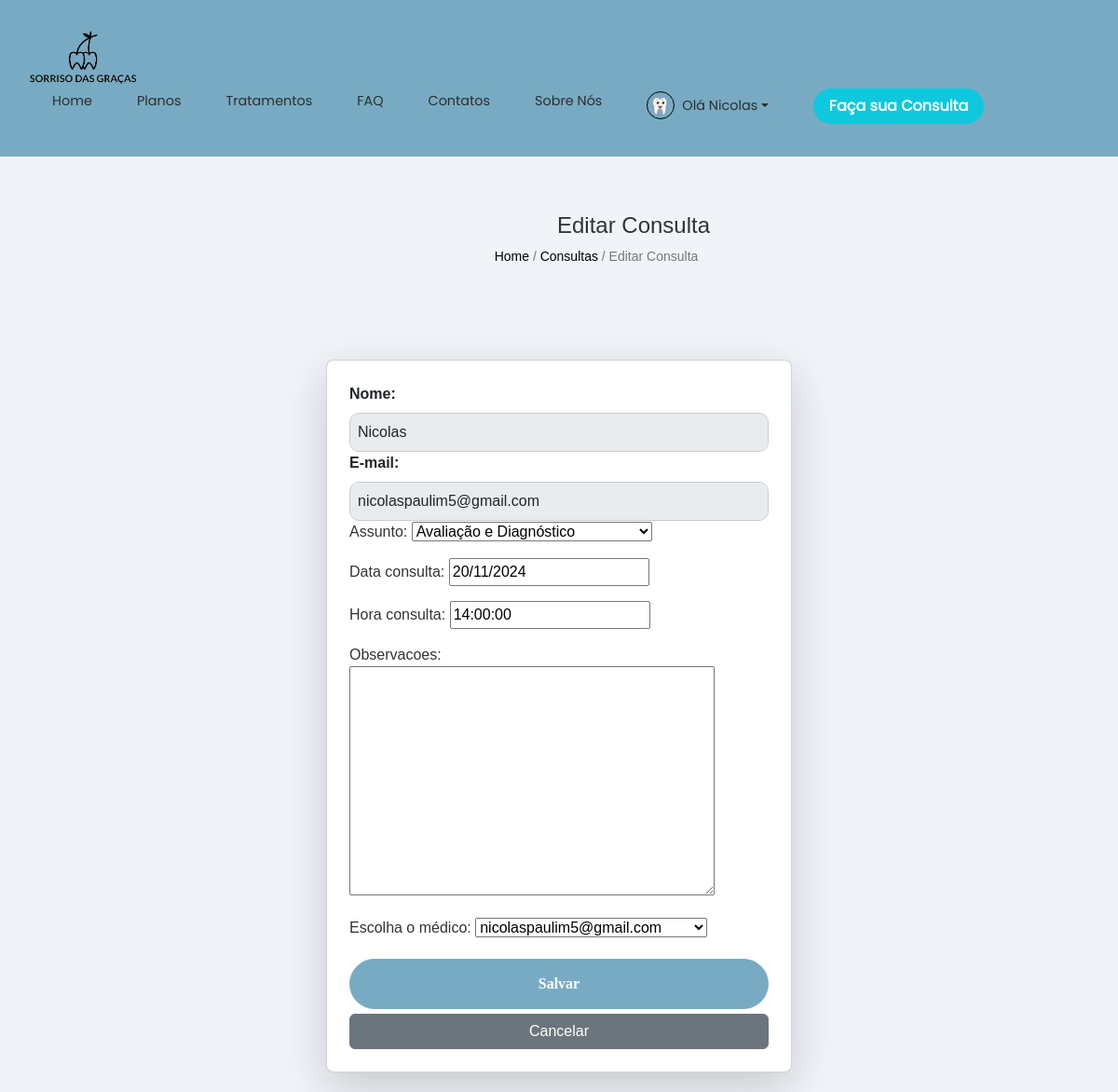
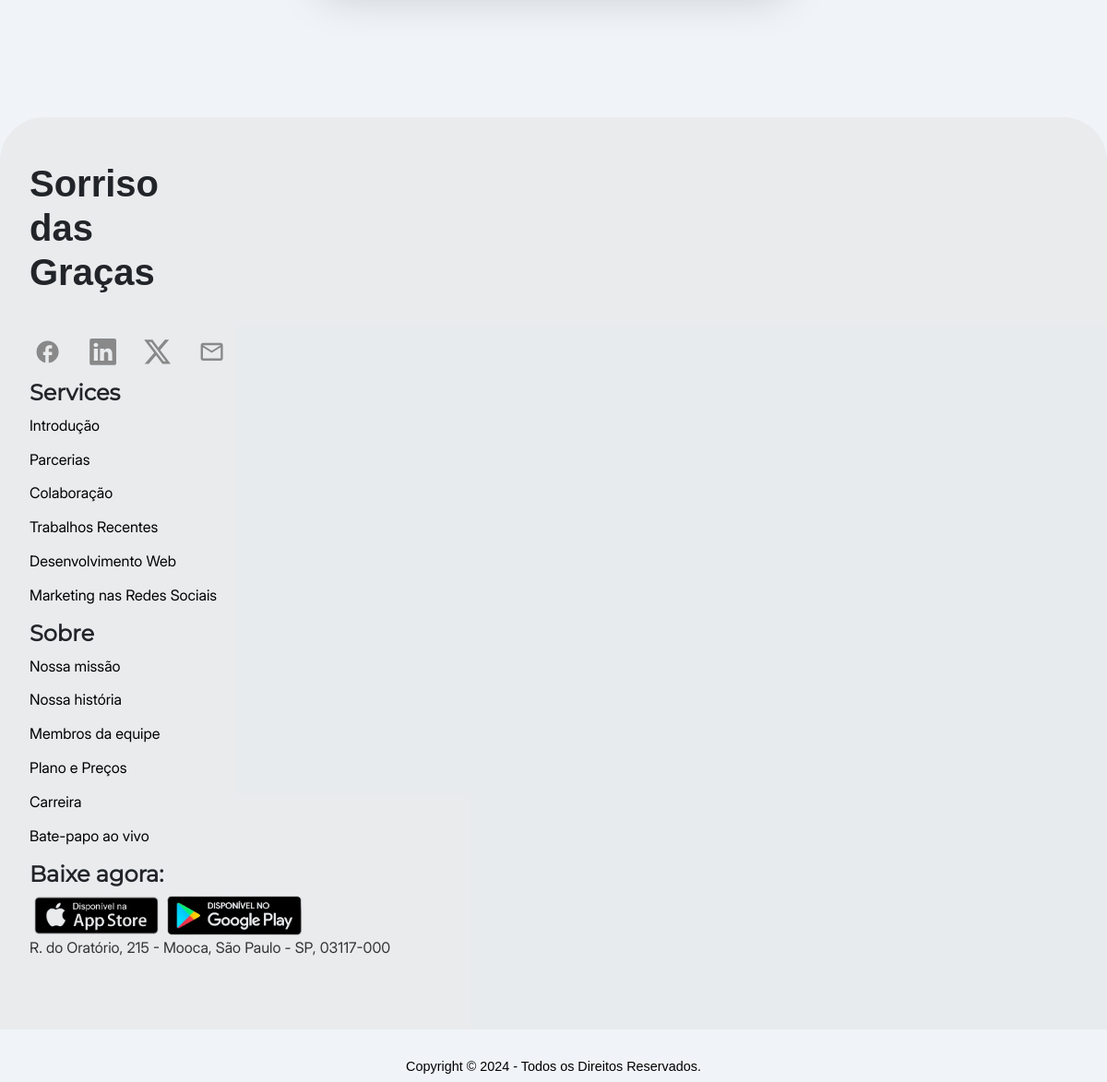
/consulta/editar/24/ (signed in), run on the app's committed database (2 pictures, top to bottom).
### config/models.py (models this page shows, shortened)
class Perfil(models.Model):
    config_user = models.OneToOneField(User, on_delete=models.CASCADE, null=True, blank=True)
    cadastro_registro = models.OneToOneField(CadastroRegistro, on_delete=models.CASCADE)
    imagem_perfil = models.ImageField(upload_to='perfil_imagens/', blank=True, null=True)
    acessibilidade = models.JSONField(default=dict)

### cadastro_registro/models.py (models this page shows, shortened)
class CadastroRegistro(models.Model):
    nome_paciente = models.CharField(max_length=100)
    email_paciente = models.EmailField()
    cpf_paciente = models.CharField(max_length=11)
    data_nascimento_paciente = models.DateField()
    sexo_paciente = models.CharField(
        max_length=1, choices=[('M', 'Masculino'), ('F', 'Feminino'), ('O', 'Outro')]
    )
    senha_paciente = models.CharField(max_length=255)
    user = models.OneToOneField(
        settings.AUTH_USER_MODEL, on_delete=models.CASCADE, null=True, blank=True
    )
    imagem_perfil = models.ImageField(
        upload_to='imagens_perfil/', default='img/perfil-icon.png', null=True, blank=True
    )
    tipo_usuario = models.CharField(max_length=50, default='paciente')

### consulta/models.py (models this page shows, shortened)
class Consulta(models.Model):
    ASSUNTO_OPCOES = [
        ('avaliacao_diagnostico', 'Avaliação e Diagnóstico'),
        ('tratamentos_restauradores', 'Tratamentos Restauradores'),
        ('tratamentos_periodontais', 'Tratamentos Periodontais'),
        ('odontopediatria', 'Odontopediatria'),
        ('ortodontia', 'Ortodontia'),
        ('odontologia_estetica', 'Odontologia Estética'),
        ('cirurgia_oral', 'Cirurgia Oral'),
        ('proteses_dentarias', 'Próteses Dentárias'),
        ('consultas_emergencia', 'Consultas de Emergência'),
        ('acompanhamento_manutencao', 'Acompanhamento e Manutenção'),
    ]
    paciente = models.ForeignKey(CadastroRegistro, on_delete=models.CASCADE, null=True)
    nome = models.CharField(max_length=100, default="Nome Desconhecido")
    email = models.EmailField()
    telefone = models.CharField(max_length=20, default="0000-0000")
    assunto = models.CharField(max_length=50, choices=ASSUNTO_OPCOES, default='avaliacao_diagnostico')
    data_consulta = models.DateField(default=date.today)
    hora_consulta = models.TimeField(default=time(8, 0))
    observacoes = models.TextField(blank=True, null=True)
    medico = models.ForeignKey(settings.AUTH_USER_MODEL, on_delete=models.SET_NULL, null=True, blank=True, limit_choices_to={'groups__name': 'medico'})
    exame_realizado = models.BooleanField(default=False, verbose_name="Exame Realizado")

### consulta/views.py (the view)
# urls.py: path('editar/<int:id>/', views.editar_consulta, name='consulta_edit'),
@login_required(login_url='login')
def editar_consulta(request, id):
    consulta = get_object_or_404(Consulta, id=id)
    if request.method == 'POST':
        form = ConsultaForm(request.POST, instance=consulta)
        if form.is_valid():
            form.save()
            return redirect('consulta_list')
    else:
        form = ConsultaForm(instance=consulta)
    return render(request, 'consulta/consulta_edit.html', {'form': form, 'consulta': consulta})

### consulta/forms.py
class ConsultaForm(forms.ModelForm):
    medico = forms.ModelChoiceField(
        queryset=User.objects.filter(groups__name='medico'),
        required=False,
        label="Escolha o médico"
    )
    class Meta:
        model = Consulta
        fields = ['assunto', 'data_consulta', 'hora_consulta', 'observacoes', 'medico']

### sgo/context_processors.py (called while the page is built)
def paciente_context(request):
    if request.user.is_authenticated:
        try:
            cadastro = CadastroRegistro.objects.get(user=request.user)
            nome = cadastro.nome_paciente.split()[0]  # Pega o primeiro nome do paciente
        except CadastroRegistro.DoesNotExist:
            nome = None
    else:
        nome = None
    return {'nome_paciente': nome}

### consulta/templates/consulta/consulta_edit.html (shortened to what this page needs)
{% extends 'registration/base.html' %}
{% block content %}
<div class="titulo_consulta">
    <h1>Editar Consulta</h1>
    <div class="texto_consulta">
        <a href="{% url 'index' %}">Home</a> / <a href="{% url 'consulta_list' %}">Consultas</a> / Editar Consulta
    </div>
</div>
<div class="form-wrapper">
    <div class="card p-4 shadow-lg form-container">
        <form method="POST" action="{% url 'consulta_edit' consulta.id %}">
            <div class="col-12">
                <label for="nome" class="form-label">Nome:</label>
                <input type="text" name="nome" class="form-control" id="nome" value="{{ user.cadastroregistro.nome_paciente }}" readonly />
            </div>
            <div class="col-12">
                <label for="email" class="form-label">E-mail:</label>
                <input type="email" name="email" class="form-control" id="email" value="{{ user.cadastroregistro.email_paciente }}" readonly />
            </div>
            {{ form.as_p }}
            <div class="col-12 d-grid">
                <button type="submit" class="btn btn-primary">Salvar</button>
                <a href="{% url 'consulta_list' %}" class="btn btn-secondary">Cancelar</a>
            </div>
        </form>
    </div>
</div>
{% load static %}
{% endblock %}

### templates/registration/base.html (shortened to what this page needs)
<!DOCTYPE html>
<html lang="pt-br">
<head>
  {% load static %}
  <link href="https://cdn.jsdelivr.net/npm/bootstrap@5.3.3/dist/css/bootstrap.min.css" rel="stylesheet">
  <link href="https://getbootstrap.com/docs/5.3/assets/css/docs.css" rel="stylesheet">
  <link rel="stylesheet" href="https://cdn.jsdelivr.net/npm/flatpickr/dist/themes/material_blue.css">
  <link rel="stylesheet" href="{% static 'css/StyleFaq.css' %}">
  <link rel="stylesheet" href="{% static 'css/index.css' %}">
  <link rel="stylesheet" href="{% static 'css/tratamentos.css' %}">
  <link rel="stylesheet" href="{% static 'css/planos.css' %}">
  <link rel="stylesheet" href="{% static 'css/contatos.css' %}">
  <link rel="stylesheet" href="{% static 'css/sobrenos.css' %}">
  <link rel="stylesheet" href="{% static 'css/consulta.css' %}">
  <link rel="stylesheet" href="{% static 'css/cadastro.css' %}">
  <link rel="stylesheet" href="{% static 'css/cadastro_adm.css' %}">
  <link rel="stylesheet" href="{% static 'css/registro.css' %}">
  <link rel="stylesheet" href="{% static 'css/consulta_edit.css' %}">
  <link rel="stylesheet" href="{% static 'css/config.css' %}">
</head>
<body>
  <header class="container-nav">
    <img src="{% static 'img/logo preta.png' %}" alt="Logo Sorriso Das Graças">
    <ul class="nav">
      <li class="nav-item"><a class="nav-link" href="{% url 'index' %}">Home</a></li>
      <li class="nav-item"><a class="nav-link" href="{% url 'planos' %}">Planos</a></li>
      <li class="nav-item"><a class="nav-link" href="{% url 'tratamentos' %}">Tratamentos</a></li>
      <li class="nav-item"><a class="nav-link" href="{% url 'faq' %}">FAQ</a></li>
      <li class="nav-item"><a class="nav-link" href="{% url 'contatos' %}">Contatos</a></li>
      <li class="nav-item"><a class="nav-link" href="{% url 'sobrenos' %}">Sobre Nós</a></li>
{% if user.is_authenticated and user.perfil %}
<li class="nav-item dropdown">
  <a class="nav-link dropdown-toggle d-flex align-items-center" href="#" id="perfilDropdown" role="button" data-bs-toggle="dropdown" aria-expanded="false">
    {% if user.perfil.imagem_perfil %}
      <img class="perfil-imagem me-2" src="{{ user.perfil.imagem_perfil.url }}" alt="Imagem de Perfil" style="width: 30px; height: 30px; border-radius: 50%;">
    {% else %}
      <img class="perfil-imagem me-2" src="{% static 'img/perfil-icon.png' %}" alt="Imagem de Perfil" style="width: 30px; height: 30px; border-radius: 50%;">
    {% endif %}
    Olá {{ user.perfil.cadastro_registro.nome_paciente|cut:" +1"|slice:"9" }}
  </a>
</li>
{% else %}
<li class="nav-item">
  <a class="nav-link" href="{% url 'login' %}">Login</a>
</li>
{% endif %}
      {% if user.is_authenticated %}
      <li class="nav-item">
        <a href="{% url 'consulta' %}">
          <button type="button" class="btn btn-outline-primary">Faça sua Consulta</button>
        </a>
      </li>
      {% else %}
      <li class="nav-item">
        <a href="{% url 'login' %}">
          <button type="button" class="btn btn-outline-primary">Faça sua Consulta</button>
        </a>
      </li>
      {% endif %}
    </ul>
  </header>
  {% block content %}{% endblock %}
  <br>
  <br>
  <footer>
    <div class="container-footerr">
      <div class="nome-footer">
        <h1>Sorriso das Graças</h1>
      </div>
      <br>
      <div class="redes-sociais">
        <div class="facebook">
          <svg xmlns="http://www.w3.org/2000/svg" width="1em" height="1em" viewBox="0 0 24 24">
            <path fill="currentColor"
              d="M22 12c0-5.52-4.48-10-10-10S2 6.48 2 12c0 4.84 3.44 8.87 8 9.8V15H8v-3h2V9.5C10 7.57 11.57 6 13.5 6H16v3h-2c-.55 0-1 .45-1 1v2h3v3h-3v6.95c5.05-.5 9-4.76 9-9.95" />
          </svg>
        </div>
        <div class="linkedin">
        </div>
        <div class="twitter">
        </div>
        <div class="email">
          <svg xmlns="http://www.w3.org/2000/svg" width="1em" height="1em" viewBox="0 0 24 24">
            <path fill="currentColor"
              d="M22 6c0-1.1-.9-2-2-2H4c-1.1 0-2 .9-2 2v12c0 1.1.9 2 2 2h16c1.1 0 2-.9 2-2zm-2 0l-8 5l-8-5zm0 12H4V8l8 5l8-5z" />
          </svg>
        </div>
      </div>
      <div class="services">
        <h1>Services</h1>
        <a href="#">Introdução</a>
        <a href="#">Parcerias</a>
        <a href="#">Colaboração</a>
        <a href="#">Trabalhos Recentes</a>
        <a href="#">Desenvolvimento Web</a>
        <a href="#">Marketing nas Redes Sociais</a>
      </div>
      <div class="about">
        <h1>Sobre</h1>
        <a href="#">Nossa missão</a>
        <a href="#">Nossa história</a>
        <a href="#">Membros da equipe</a>
        <a href="#">Plano e Preços</a>
        <a href="#">Carreira</a>
        <a href="#">Bate-papo ao vivo</a>
      </div>
      <div class="store">
        <h1>Baixe agora:</h1>
        <img src="{% static 'img/app-store.png' %}" alt="">
        <img src="{% static 'img/play-store.png' %}" alt="">
        <a
          href="https://www.google.com/maps/place/Escola+Senai+%22Morvan+Figueiredo%22/@-23.5564315,-46.6009326,17z/data=!3m1!4b1!4m6!3m5!1s0x94ce594987aded63:0xbbff953e0ff625f0!8m2!3d-23.5564315!4d-46.5983577!16s%2Fg%2F1tfzc9hn?entry=ttu">
          <p>R. do Oratório, 215 - Mooca, São Paulo - SP, 03117-000</p>
        </a>
      </div>
    </div>
  </footer>
  <div class="copyright">
    <h1>Copyright © 2024 - Todos os Direitos Reservados.</h1>
  </div>
</body>
</html>

### core/static/css/StyleFaq.css (style rules this page uses)
body { font-family: Arial, sans-serif; background-color: white; overflow-x: hidden; }
header.container-nav { position: relative; top: 0; left: 0; width: 100%; }
.container-nav { background-color: #78ABC3; padding: 4vh; display: flex; justify-content: space-between; align-items: center; flex-wrap: wrap; }
.container-nav img { width: 10%; height: auto; }
.nav-item { list-style-type: none; margin: 0 20px; }
.nav-item a { font-family: "Poppins Regular"; color: rgb(46, 45, 45); text-decoration: none; padding: 8px 4px; font-size: 90%; font-weight: 500; background-color: #78ABC3; border-radius: 5px; }
.btn-outline-primary { background-color: #0EC8DD; border-radius: 50vh; width: 20%; min-width: 150px; color: white; border-color: transparent; font-weight: 600; z-index: 15; }
footer { background-color: rgba(221, 221, 221, 0.411); border-top-left-radius: 3em; border-top-right-radius: 3em; padding: 3rem 2rem; }
.nome-footer h1 { font-family: "Poppins", sans-serif; font-weight: 700; width: 30%; text-align: center; }
.nome-footer { width: 10%; }
.redes-sociais { display: flex; color: #898989; justify-content: flex-start; margin-top: 1rem; }
.redes-sociais svg { width: 1.8rem; height: 1.8rem; width: 3.7rem; position: relative; left: -0.6rem; }
.services, .about, .store { margin-top: 1rem; margin-right: 100px; }
.services h1, .about h1, .store h1 { font-family: "Montserrat Regular"; font-size: 1.5rem; font-weight: 600; }
.services a, .about a, .store a { font-family: "Inter Regular"; color: black; text-decoration: none; display: flex; flex-direction: column; margin-bottom: 0.8rem; }
.store img { width: 14%; }
.copyright { color: rgb(0, 0, 0); display: flex; justify-content: center; margin-top: 2rem; }
.copyright h1 { font-size: 0.9em; }
button[type="submit"] { background-color: #78ABC3; color: #FFFFFF; border: none; border-radius: 10vh; padding: 15px 20px; cursor: pointer; font-family: "Roboto Flex"; font-size: 1rem; font-weight: 600; }
.perfil-imagem { width: 28px; height: 28px; padding: 3px; border: 1.3px solid #000000; border-radius: 50%; }

### index/static/css/index.css (style rules this page uses)
.card { background-color: white; border-radius: 10px; box-shadow: 0 2px 5px rgba(0, 0, 0, 0.1); padding: 20px; width: 100%; max-width: 400px; transition: transform 0.3s ease; }
p { font-size: 16px; color: #333; }
button { background-color: black; color: white; border: none; padding: 10px 20px; border-radius: 5px; cursor: pointer; transition: background-color 0.3s ease; }

### planos/static/css/planos.css (style rules this page uses)
footer { background-color: rgba(221, 221, 221, 0.411); border-top-left-radius: 3em; border-top-right-radius: 3em; padding: 3rem 2rem; }
.nome-footer h1 { font-family: "Poppins", sans-serif; font-weight: 700; width: 30%; text-align: center; }
.nome-footer { width: 10%; }
.redes-sociais { display: flex; color: #898989; justify-content: flex-start; margin-top: 1rem; }
.redes-sociais svg { width: 1.8rem; height: 1.8rem; width: 3.7rem; position: relative; left: -0.6rem; }
.services, .about, .store { margin-top: 1rem; margin-right: 100px; }
.services h1, .about h1, .store h1 { font-family: "Montserrat Regular"; font-size: 1.5rem; font-weight: 600; }
.services a, .about a, .store a { font-family: "Inter Regular"; color: black; text-decoration: none; display: flex; flex-direction: column; margin-bottom: 0.8rem; }
.store img { width: 14%; }
.copyright { color: rgb(0, 0, 0); display: flex; justify-content: center; margin-top: 2rem; }
.copyright h1 { font-size: 0.9em; }
button[type="submit"] { background-color: #78ABC3; color: #FFFFFF; border: none; border-radius: 10vh; padding: 15px 20px; cursor: pointer; font-family: "Roboto Flex"; font-size: 1rem; font-weight: 600; }
footer { margin-top: 30px; }

### contatos/static/css/contatos.css (style rules this page uses)
body { font-family: 'Poppins', sans-serif; margin: 0; padding: 0; background-color: #eaf5f9; overflow-x: hidden; }

### data on the page
Consulta: assunto "Avaliação e Diagnóstico", data_consulta "20/11/2024", hora_consulta "14:00:00", medico "nicolaspaulim5@gmail.com"

### other printed values
{{ user.perfil.cadastro_registro.nome_paciente|cut:" +1"|slice:"9" }} "Nicolas"
